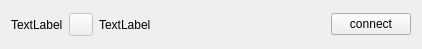
<?xml version="1.0" encoding="UTF-8"?>
<ui version="4.0">
 <class>WiredConnectionWidget</class>
 <widget class="QWidget" name="WiredConnectionWidget">
  <property name="geometry">
   <rect>
    <x>0</x>
    <y>0</y>
    <width>422</width>
    <height>49</height>
   </rect>
  </property>
  <property name="windowTitle">
   <string>Form</string>
  </property>
  <layout class="QVBoxLayout" name="verticalLayout">
   <item>
    <layout class="QHBoxLayout" name="horizontalLayout" stretch="0,0,1,0,0">
     <item>
      <widget class="QLabel" name="labelName">
       <property name="text">
        <string>TextLabel</string>
       </property>
      </widget>
     </item>
     <item>
      <widget class="StyledButton" name="toolButtonConnectStatu">
       <property name="enabled">
        <bool>false</bool>
       </property>
       <property name="text">
        <string/>
       </property>
       <property name="icon">
        <iconset theme="ks-net-connected">
         <normaloff>.</normaloff>.</iconset>
       </property>
      </widget>
     </item>
     <item>
      <widget class="QLabel" name="labelInfo">
       <property name="text">
        <string>TextLabel</string>
       </property>
      </widget>
     </item>
     <item>
      <spacer name="horizontalSpacer">
       <property name="orientation">
        <enum>Qt::Horizontal</enum>
       </property>
       <property name="sizeHint" stdset="0">
        <size>
         <width>40</width>
         <height>20</height>
        </size>
       </property>
      </spacer>
     </item>
     <item>
      <widget class="QPushButton" name="pushButtonConnect">
       <property name="text">
        <string>connect</string>
       </property>
      </widget>
     </item>
    </layout>
   </item>
  </layout>
 </widget>
 <customwidgets>
  <customwidget>
   <class>StyledButton</class>
   <extends>QToolButton</extends>
   <header>lib/widgets/styled-button.h</header>
  </customwidget>
 </customwidgets>
 <resources/>
 <connections/>
</ui>
